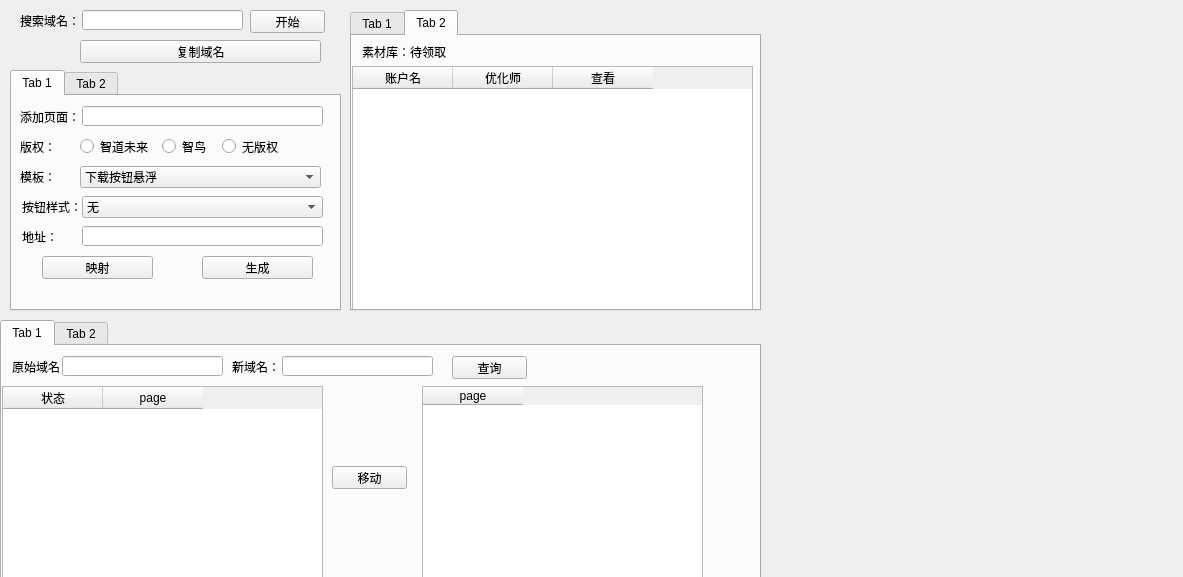
<?xml version="1.0" encoding="UTF-8"?>
<ui version="4.0">
 <class>Form</class>
 <widget class="QWidget" name="Form">
  <property name="geometry">
   <rect>
    <x>0</x>
    <y>0</y>
    <width>1183</width>
    <height>577</height>
   </rect>
  </property>
  <property name="windowTitle">
   <string>Form</string>
  </property>
  <widget class="QWidget" name="verticalLayoutWidget">
   <property name="geometry">
    <rect>
     <x>790</x>
     <y>20</y>
     <width>381</width>
     <height>541</height>
    </rect>
   </property>
   <layout class="QVBoxLayout" name="verticalLayout">
    <item>
     <widget class="QLabel" name="label_9">
      <property name="text">
       <string/>
      </property>
     </widget>
    </item>
   </layout>
  </widget>
  <widget class="QPushButton" name="pushButton">
   <property name="geometry">
    <rect>
     <x>250</x>
     <y>10</y>
     <width>75</width>
     <height>23</height>
    </rect>
   </property>
   <property name="text">
    <string>开始</string>
   </property>
  </widget>
  <widget class="QPushButton" name="pushButton_6">
   <property name="geometry">
    <rect>
     <x>80</x>
     <y>40</y>
     <width>241</width>
     <height>23</height>
    </rect>
   </property>
   <property name="text">
    <string>复制域名</string>
   </property>
  </widget>
  <widget class="QLabel" name="label">
   <property name="geometry">
    <rect>
     <x>20</x>
     <y>10</y>
     <width>71</width>
     <height>21</height>
    </rect>
   </property>
   <property name="text">
    <string>搜索域名：</string>
   </property>
  </widget>
  <widget class="QTabWidget" name="tabWidget_2">
   <property name="geometry">
    <rect>
     <x>10</x>
     <y>70</y>
     <width>331</width>
     <height>241</height>
    </rect>
   </property>
   <property name="currentIndex">
    <number>0</number>
   </property>
   <widget class="QWidget" name="tab_3">
    <attribute name="title">
     <string>Tab 1</string>
    </attribute>
    <widget class="QLineEdit" name="lineEdit_2">
     <property name="geometry">
      <rect>
       <x>70</x>
       <y>10</y>
       <width>241</width>
       <height>20</height>
      </rect>
     </property>
     <property name="text">
      <string/>
     </property>
    </widget>
    <widget class="QLineEdit" name="lineEdit_4">
     <property name="geometry">
      <rect>
       <x>70</x>
       <y>130</y>
       <width>241</width>
       <height>20</height>
      </rect>
     </property>
     <property name="text">
      <string/>
     </property>
    </widget>
    <widget class="QLabel" name="label_8">
     <property name="geometry">
      <rect>
       <x>10</x>
       <y>100</y>
       <width>71</width>
       <height>21</height>
      </rect>
     </property>
     <property name="text">
      <string>按钮样式：</string>
     </property>
    </widget>
    <widget class="QLabel" name="label_4">
     <property name="geometry">
      <rect>
       <x>8</x>
       <y>70</y>
       <width>71</width>
       <height>21</height>
      </rect>
     </property>
     <property name="text">
      <string>模板：</string>
     </property>
    </widget>
    <widget class="QRadioButton" name="radioButton_3">
     <property name="geometry">
      <rect>
       <x>210</x>
       <y>40</y>
       <width>61</width>
       <height>21</height>
      </rect>
     </property>
     <property name="text">
      <string>无版权</string>
     </property>
    </widget>
    <widget class="QComboBox" name="comboBox">
     <property name="geometry">
      <rect>
       <x>68</x>
       <y>70</y>
       <width>241</width>
       <height>22</height>
      </rect>
     </property>
     <item>
      <property name="text">
       <string>下载按钮悬浮</string>
      </property>
     </item>
     <item>
      <property name="text">
       <string>底部下载</string>
      </property>
     </item>
     <item>
      <property name="text">
       <string>不需要</string>
      </property>
     </item>
     <item>
      <property name="text">
       <string>动态落地页模板</string>
      </property>
     </item>
     <item>
      <property name="text">
       <string>整屏幕横向轮播</string>
      </property>
     </item>
     <item>
      <property name="text">
       <string>iframe</string>
      </property>
     </item>
     <item>
      <property name="text">
       <string>底部下载，中间图片横向滑动</string>
      </property>
     </item>
     <item>
      <property name="text">
       <string>底部下载，中间图片轮播</string>
      </property>
     </item>
     <item>
      <property name="text">
       <string>全屏无缝滚动</string>
      </property>
     </item>
    </widget>
    <widget class="QLabel" name="label_3">
     <property name="geometry">
      <rect>
       <x>8</x>
       <y>40</y>
       <width>71</width>
       <height>21</height>
      </rect>
     </property>
     <property name="text">
      <string>版权：</string>
     </property>
    </widget>
    <widget class="QRadioButton" name="radioButton_2">
     <property name="geometry">
      <rect>
       <x>150</x>
       <y>40</y>
       <width>51</width>
       <height>21</height>
      </rect>
     </property>
     <property name="text">
      <string>智鸟</string>
     </property>
    </widget>
    <widget class="QRadioButton" name="radioButton">
     <property name="geometry">
      <rect>
       <x>68</x>
       <y>40</y>
       <width>71</width>
       <height>21</height>
      </rect>
     </property>
     <property name="text">
      <string>智道未来</string>
     </property>
    </widget>
    <widget class="QLabel" name="label_5">
     <property name="geometry">
      <rect>
       <x>10</x>
       <y>130</y>
       <width>71</width>
       <height>21</height>
      </rect>
     </property>
     <property name="text">
      <string>地址：</string>
     </property>
    </widget>
    <widget class="QLabel" name="label_2">
     <property name="geometry">
      <rect>
       <x>8</x>
       <y>10</y>
       <width>71</width>
       <height>21</height>
      </rect>
     </property>
     <property name="text">
      <string>添加页面：</string>
     </property>
    </widget>
    <widget class="QComboBox" name="comboBox_2">
     <property name="geometry">
      <rect>
       <x>70</x>
       <y>100</y>
       <width>241</width>
       <height>22</height>
      </rect>
     </property>
     <item>
      <property name="text">
       <string>无</string>
      </property>
     </item>
     <item>
      <property name="text">
       <string>放大缩小</string>
      </property>
     </item>
     <item>
      <property name="text">
       <string>心跳</string>
      </property>
     </item>
     <item>
      <property name="text">
       <string>左右间歇性摇摆</string>
      </property>
     </item>
     <item>
      <property name="text">
       <string>左右摇摆</string>
      </property>
     </item>
    </widget>
    <widget class="QPushButton" name="pushButton_5">
     <property name="geometry">
      <rect>
       <x>190</x>
       <y>160</y>
       <width>111</width>
       <height>23</height>
      </rect>
     </property>
     <property name="text">
      <string>生成</string>
     </property>
    </widget>
    <widget class="QPushButton" name="pushButton_2">
     <property name="geometry">
      <rect>
       <x>30</x>
       <y>160</y>
       <width>111</width>
       <height>23</height>
      </rect>
     </property>
     <property name="text">
      <string>映射</string>
     </property>
    </widget>
   </widget>
   <widget class="QWidget" name="tab_4">
    <attribute name="title">
     <string>Tab 2</string>
    </attribute>
    <widget class="QLineEdit" name="lineEdit_7">
     <property name="geometry">
      <rect>
       <x>72</x>
       <y>10</y>
       <width>241</width>
       <height>20</height>
      </rect>
     </property>
     <property name="text">
      <string/>
     </property>
    </widget>
    <widget class="QLabel" name="label_12">
     <property name="geometry">
      <rect>
       <x>10</x>
       <y>10</y>
       <width>71</width>
       <height>21</height>
      </rect>
     </property>
     <property name="text">
      <string>线上域名：</string>
     </property>
    </widget>
    <widget class="QLabel" name="label_13">
     <property name="geometry">
      <rect>
       <x>8</x>
       <y>50</y>
       <width>71</width>
       <height>21</height>
      </rect>
     </property>
     <property name="text">
      <string>添加页面：</string>
     </property>
    </widget>
    <widget class="QLineEdit" name="lineEdit_8">
     <property name="geometry">
      <rect>
       <x>70</x>
       <y>50</y>
       <width>241</width>
       <height>20</height>
      </rect>
     </property>
     <property name="text">
      <string/>
     </property>
    </widget>
    <widget class="QPushButton" name="pushButton_7">
     <property name="geometry">
      <rect>
       <x>190</x>
       <y>160</y>
       <width>111</width>
       <height>23</height>
      </rect>
     </property>
     <property name="text">
      <string>生成</string>
     </property>
    </widget>
   </widget>
  </widget>
  <widget class="QLineEdit" name="lineEdit">
   <property name="geometry">
    <rect>
     <x>82</x>
     <y>10</y>
     <width>161</width>
     <height>20</height>
    </rect>
   </property>
  </widget>
  <widget class="QTabWidget" name="tabWidget_3">
   <property name="geometry">
    <rect>
     <x>0</x>
     <y>320</y>
     <width>761</width>
     <height>261</height>
    </rect>
   </property>
   <property name="currentIndex">
    <number>0</number>
   </property>
   <widget class="QWidget" name="tab_5">
    <attribute name="title">
     <string>Tab 1</string>
    </attribute>
    <widget class="QLineEdit" name="lineEdit_5">
     <property name="geometry">
      <rect>
       <x>60</x>
       <y>10</y>
       <width>161</width>
       <height>20</height>
      </rect>
     </property>
     <property name="text">
      <string/>
     </property>
    </widget>
    <widget class="QLabel" name="label_6">
     <property name="geometry">
      <rect>
       <x>10</x>
       <y>10</y>
       <width>51</width>
       <height>21</height>
      </rect>
     </property>
     <property name="text">
      <string>原始域名：</string>
     </property>
    </widget>
    <widget class="QTableWidget" name="tableWidget">
     <property name="geometry">
      <rect>
       <x>0</x>
       <y>40</y>
       <width>321</width>
       <height>192</height>
      </rect>
     </property>
     <column>
      <property name="text">
       <string>状态</string>
      </property>
     </column>
     <column>
      <property name="text">
       <string>page</string>
      </property>
     </column>
    </widget>
    <widget class="QLineEdit" name="lineEdit_6">
     <property name="geometry">
      <rect>
       <x>280</x>
       <y>10</y>
       <width>151</width>
       <height>20</height>
      </rect>
     </property>
     <property name="text">
      <string/>
     </property>
    </widget>
    <widget class="QLabel" name="label_7">
     <property name="geometry">
      <rect>
       <x>230</x>
       <y>10</y>
       <width>51</width>
       <height>21</height>
      </rect>
     </property>
     <property name="text">
      <string>新域名：</string>
     </property>
    </widget>
    <widget class="QPushButton" name="pushButton_4">
     <property name="geometry">
      <rect>
       <x>450</x>
       <y>10</y>
       <width>75</width>
       <height>23</height>
      </rect>
     </property>
     <property name="text">
      <string>查询</string>
     </property>
    </widget>
    <widget class="QTableWidget" name="tableWidget_2">
     <property name="geometry">
      <rect>
       <x>420</x>
       <y>40</y>
       <width>281</width>
       <height>192</height>
      </rect>
     </property>
     <column>
      <property name="text">
       <string>page</string>
      </property>
     </column>
    </widget>
    <widget class="QPushButton" name="pushButton_3">
     <property name="geometry">
      <rect>
       <x>330</x>
       <y>120</y>
       <width>75</width>
       <height>23</height>
      </rect>
     </property>
     <property name="text">
      <string>移动</string>
     </property>
    </widget>
   </widget>
   <widget class="QWidget" name="tab_6">
    <attribute name="title">
     <string>Tab 2</string>
    </attribute>
   </widget>
  </widget>
  <widget class="QTabWidget" name="tabWidget">
   <property name="geometry">
    <rect>
     <x>350</x>
     <y>10</y>
     <width>411</width>
     <height>301</height>
    </rect>
   </property>
   <property name="currentIndex">
    <number>1</number>
   </property>
   <widget class="QWidget" name="tab">
    <attribute name="title">
     <string>Tab 1</string>
    </attribute>
    <widget class="QTextEdit" name="textEdit">
     <property name="geometry">
      <rect>
       <x>10</x>
       <y>30</y>
       <width>171</width>
       <height>91</height>
      </rect>
     </property>
    </widget>
    <widget class="QLabel" name="label_11">
     <property name="geometry">
      <rect>
       <x>250</x>
       <y>0</y>
       <width>54</width>
       <height>16</height>
      </rect>
     </property>
     <property name="text">
      <string>lp_2020</string>
     </property>
    </widget>
    <widget class="QTextEdit" name="textEdit_3">
     <property name="geometry">
      <rect>
       <x>220</x>
       <y>30</y>
       <width>171</width>
       <height>91</height>
      </rect>
     </property>
    </widget>
    <widget class="QTextEdit" name="textEdit_2">
     <property name="geometry">
      <rect>
       <x>10</x>
       <y>160</y>
       <width>381</width>
       <height>111</height>
      </rect>
     </property>
    </widget>
    <widget class="QLineEdit" name="lineEdit_3">
     <property name="geometry">
      <rect>
       <x>10</x>
       <y>130</y>
       <width>381</width>
       <height>20</height>
      </rect>
     </property>
    </widget>
    <widget class="QLabel" name="label_10">
     <property name="geometry">
      <rect>
       <x>70</x>
       <y>0</y>
       <width>54</width>
       <height>16</height>
      </rect>
     </property>
     <property name="text">
      <string>landpage</string>
     </property>
    </widget>
   </widget>
   <widget class="QWidget" name="tab_2">
    <attribute name="title">
     <string>Tab 2</string>
    </attribute>
    <widget class="QTableWidget" name="tableWidget_3">
     <property name="geometry">
      <rect>
       <x>0</x>
       <y>30</y>
       <width>401</width>
       <height>251</height>
      </rect>
     </property>
     <column>
      <property name="text">
       <string>账户名</string>
      </property>
     </column>
     <column>
      <property name="text">
       <string>优化师</string>
      </property>
     </column>
     <column>
      <property name="text">
       <string>查看</string>
      </property>
     </column>
    </widget>
    <widget class="QLabel" name="label_14">
     <property name="geometry">
      <rect>
       <x>10</x>
       <y>0</y>
       <width>101</width>
       <height>31</height>
      </rect>
     </property>
     <property name="text">
      <string>素材库：待领取</string>
     </property>
    </widget>
   </widget>
  </widget>
 </widget>
 <resources/>
 <connections/>
</ui>
